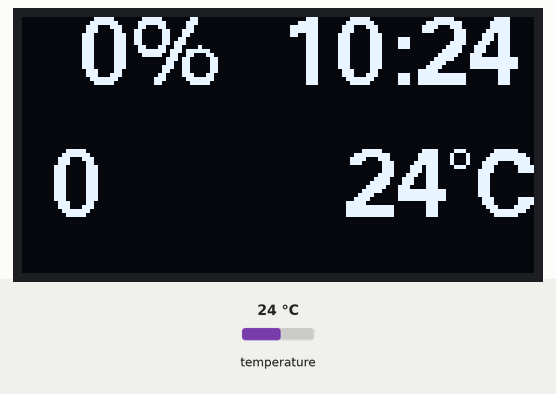
This sketch was run on a simulated Arduino Uno, built with avr-gcc and run on an emulated ATmega328P. On the bench: 128×64 one-colour display. The test bench sets the inputs (shaded band); at power-on: temperature 24 °C. The local clock reads 2024-03-15 10:24:30 at power-on unless the sketch sets it; what the sketch prints to the serial monitor is not drawn.

Above: at 3.3 s.
3.4 s: temperature set to 15 °C
At 4.5 s:
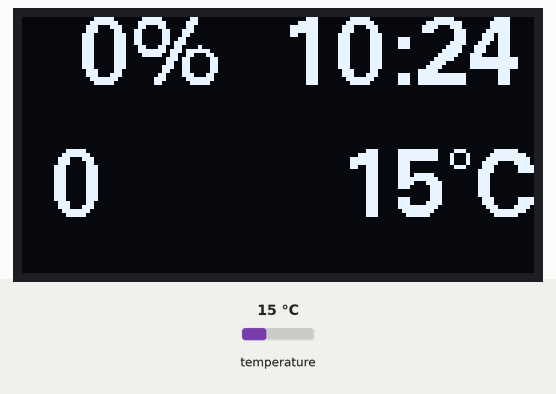
5.3 s: temperature set to 12.3 °C
At 7.1 s:
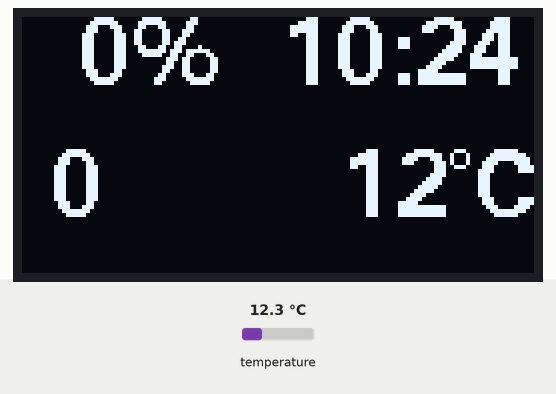
7.4 s: temperature set to 11.4 °C
At 8.9 s:
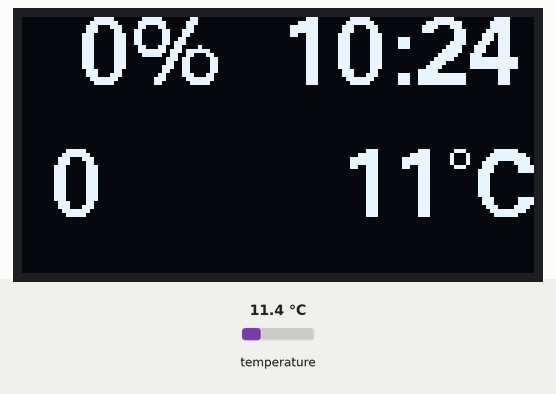
Timing chart, 0 to 10.4 s (numbered marks = the images above; inputs shaded):
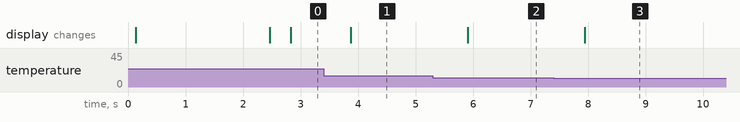

Measured:
- after the input at 3.4 s, the display: changes after 0.48 s (image 1)
- after the input at 5.3 s, the display: changes after 0.61 s (image 2)
- after the input at 7.4 s, the display: changes after 0.54 s (image 3)

The sketch:

Scooter_display.ino
```cpp
// CAN
#include <CAN.h>
// RTC
#include <Wire.h>
#include "RTClib.h"
RTC_DS3231 rtc;

// Dalas
#include <OneWire.h>
#include <DallasTemperature.h>
#define ONE_WIRE_BUS 6
OneWire oneWire(ONE_WIRE_BUS);
DallasTemperature sensors(&oneWire);
DeviceAddress tempDeviceAddress;
int resolution = 12;
unsigned long lastTempRequest = 0;
int delayInMillis = 0;
int temperature = 0;

// OLED
#include <Arduino.h>
#include <U8g2lib.h>
#include <Wire.h>

#define FONT_1 u8g2_font_fub17_tf
#define FONT_2 FONT_1
#define FONT_3 FONT_1
U8G2_SH1106_128X64_NONAME_1_HW_I2C u8g2(U8G2_R0, /* reset=*/U8X8_PIN_NONE);

// Read from controler

int32_t trip;
int16_t phase_curr, v_speed, power, limit, error;
float bat_volt, bat_curr;
int8_t soc, soh, pmap, app_mode;

char *temp = malloc(sizeof(char) * 30);

void setup()
{
  Serial.begin(9600);

  sensors.begin();
  sensors.getAddress(tempDeviceAddress, 0);
  sensors.setResolution(tempDeviceAddress, resolution);
  sensors.setWaitForConversion(false);
  sensors.requestTemperatures();
  delayInMillis = 750 / (1 << (12 - resolution));
  lastTempRequest = millis();

  while (!Serial)
    ;
  Serial.println("Scooter Display begin");
  Serial.println(__DATE__);
  u8g2.begin();
  do
  {
    u8g2.setFont(FONT_1);
    u8g2.drawStr(0, 17, "Starting");
    u8g2.drawStr(0, 55, __DATE__);

  } while (u8g2.nextPage());

  if (!rtc.begin())
  {
    Serial.println("Couldn't find RTC");
    u8g2.firstPage();
    do
    {
      u8g2.setFont(FONT_1);
      u8g2.drawStr(0, 24, "Couldn't find RTC");
    } while (u8g2.nextPage());
    while (1)
      ;
  }
  if (rtc.lostPower())
  {
    Serial.println("RTC lost power, lets set the time!");
    // following line sets the RTC to the date & time this sketch was compiled
    rtc.adjust(DateTime(F(__DATE__), F(__TIME__)) + TimeSpan(0, 0, 1, 0)); //dorovná zpoždění při nahrávání
    // This line sets the RTC with an explicit date & time, for example to set
    // January 21, 2014 at 3am you would call:
    // rtc.adjust(DateTime(2014, 1, 21, 3, 0, 0));
  }
  DateTime now = rtc.now();
  Serial.println("Actual time");
  Serial.print(now.hour(), DEC);
  Serial.print(':');
  Serial.print(now.minute(), DEC);
  Serial.print(':');
  Serial.print(now.second(), DEC);

  // start the CAN bus at 500 kbps
  if (!CAN.begin(1000E3))
  {
    Serial.println("Starting CAN failed!");
    u8g2.firstPage();
    do
    {
      u8g2.setFont(FONT_1);
      u8g2.drawStr(0, 24, "Starting CAN failed!");
    } while (u8g2.nextPage());
    while (1)
      ;
  }
  //wait for data
  for (int i = 0; i < 100; i++)
  {
    can_read();
    get_time();
    delay(20);
  }
}

void can_read()
{

  // try to parse packet
  static unsigned long last_receive_T = 0;
  int packetSize = CAN.parsePacket();
  int battery_volt, battery_curr;

  if (last_receive_T + 600 < millis())
  {
    // reset to zero
    trip = 0;
    phase_curr = 0;
    v_speed = 0;
    power = 0;
    limit = 0;
    //error = 0; // hold error
    bat_volt = 0;
    bat_curr = 0;
    soc = 0;
    soh = 0;
    pmap = 0;
    app_mode = 0;
  }

  if (packetSize == 8)
  {
    // LYNX send only 8 byte packed size
    int canid = CAN.packetId();
    last_receive_T = millis();
    uint8_t read_buff[8];
    for (int i = 0; i < 8; i++)
    {
      read_buff[i] = CAN.read();
    }

    switch (canid)
    {
    case 0x600:
      app_mode = read_buff[1];
      pmap = read_buff[2];
      limit = read_buff[4];
      limit = limit | read_buff[5] << 8;
      error = read_buff[6];
      error = error | read_buff[7] << 8;
      break;

    case 0x610:
      phase_curr = read_buff[0];
      phase_curr = phase_curr | read_buff[1] << 8;
      v_speed = read_buff[4];
      v_speed = v_speed | read_buff[5] << 8;
      power = read_buff[6];
      power = power | read_buff[7] << 8;
      break;

    case 0x618:
      battery_volt = read_buff[4];
      battery_volt = battery_volt | read_buff[5] << 8;
      battery_curr = read_buff[6];
      battery_curr = battery_curr | read_buff[7] << 8;
      bat_curr = battery_curr;
      bat_curr = bat_curr / 100;
      bat_volt = battery_volt;
      bat_volt = bat_volt / 100;
      soc = read_buff[2];
      soh = read_buff[3];
      break;

    case 0x620:
      trip = read_buff[0];
      trip = trip | read_buff[1] << 8;
      trip = trip | read_buff[2] << 16;
      trip = trip | read_buff[3] << 24;
      break;
    }
  }
}

char *get_time()
{
  static unsigned long lastT = 0;
  static char *str = malloc(sizeof(char) * 6);
  if (millis() > lastT + 2000)
  {

    DateTime now = rtc.now();
    sprintf(str, "%02u:%02u", now.hour(), now.minute());
    Serial.println(str);
    lastT = millis();
  }
  return str;
}

void loop()
{
  can_read();

  switch (app_mode)
  {
  case 70:
    // Charging mode
    u8g2.firstPage();
    do
    {
      u8g2.setFont(FONT_1);
      u8g2.setCursor(65, 17);
      u8g2.println(get_time());
      sprintf(temp, "%3u%%", soc);
      u8g2.setCursor(0, 17);
      u8g2.println(temp);
      sprintf(temp, "%3uW", abs(power));
      u8g2.setCursor(0, 40);
      u8g2.println(temp);
      sprintf(temp, "%3uV", int(bat_volt));
      u8g2.setCursor(75, 40);
      u8g2.println(temp);
      if (!error || error == 65534)
      {
        sprintf(temp, "Lim: %4u", limit);
      }
      else
      {
        sprintf(temp, "Err: %4u", error);
      }

      u8g2.setCursor(0, 64);
      u8g2.println(temp);
    } while (u8g2.nextPage());
    break;

  default:
    if (!error)
    {
      u8g2.firstPage();
      do
      {
        u8g2.setFont(FONT_3);
        sprintf(temp, "%3u%%", soc);
        u8g2.drawStr(0, 17, temp);
        u8g2.setFont(FONT_2);
        u8g2.drawStr(65, 17, get_time());
        sprintf(temp, "%d%cC", temperature, char(176));
        u8g2.drawStr(80, 50, temp);
        u8g2.setFont(FONT_1);
        sprintf(temp, " %1u", pmap);
        u8g2.drawStr(0, 50, temp);
      } while (u8g2.nextPage());
    }
    else    // some error happends, print it
    {
      u8g2.firstPage();
    do
    {
      u8g2.setFont(FONT_3);
      sprintf(temp, "%3u%%", soc);
      u8g2.drawStr(0, 17, temp);
      u8g2.setFont(FONT_2);
      u8g2.drawStr(65, 17, get_time());
    //  sprintf(temp, "%d%cC", temperature, char(176));
     // u8g2.drawStr(80, 50, temp);
      u8g2.setFont(FONT_1);
      sprintf(temp, "Err: %4u", error);
      u8g2.drawStr(0, 50, temp);
    } while (u8g2.nextPage());

    }
  }

  // temp read

  if (millis() - lastTempRequest >= delayInMillis) // waited long enough??
  {
    Serial.print(" Temperature: ");
    temperature = sensors.getTempCByIndex(0);
    Serial.println(temperature);
    sensors.requestTemperatures();
    delayInMillis = 750 / (1 << (12 - resolution));
    lastTempRequest = millis();
  }

  // Serial debug print:
  static unsigned long lastT = 0;
  int interval = 1000;
  if (millis() > lastT + interval)
  {

    Serial.println("Volt:");
    Serial.println(bat_volt);
    Serial.println("Curr:");
    Serial.println(bat_curr);
    Serial.println("SOC:");
    Serial.println(soc);
    Serial.println("Trip:");
    Serial.println(trip);
    Serial.println("Pmap:");
    Serial.println(pmap);
    Serial.println("Power");
    Serial.println(power);
    Serial.println();

    lastT = millis();
  }
}
```
